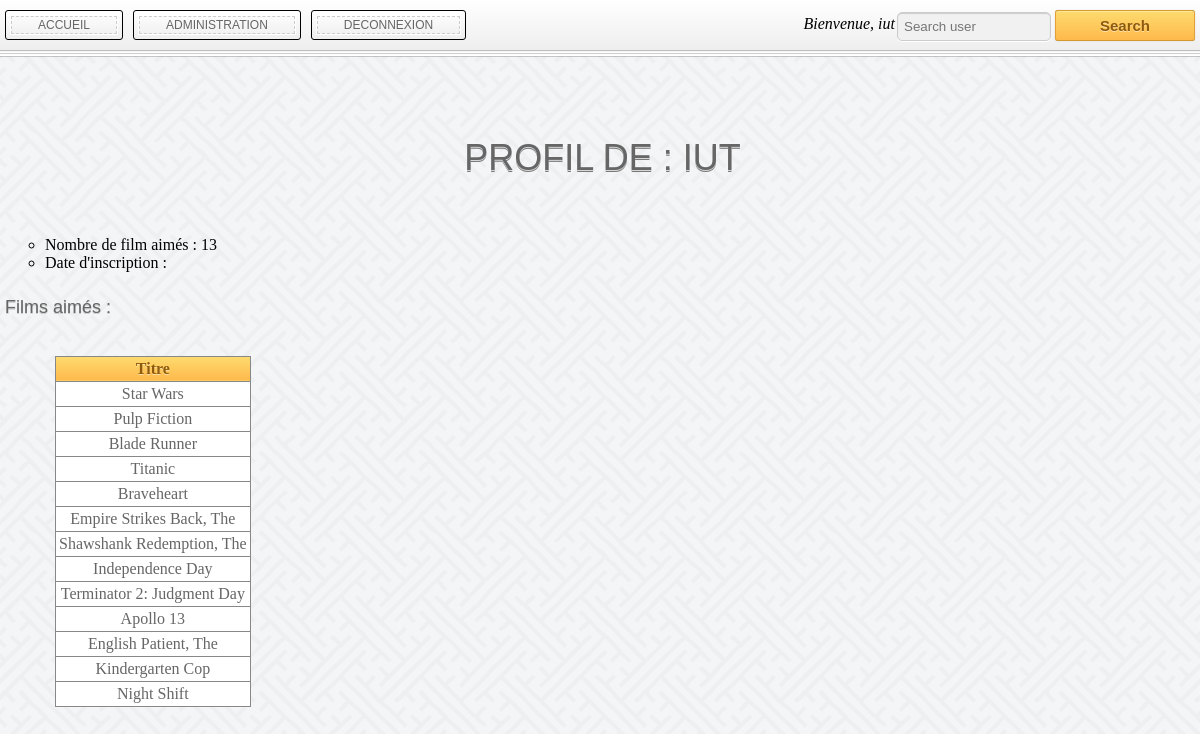
Page /index.php?userid=1 (signed in) on the committed database.
### tables this page shows
CREATE TABLE `utilisateur` (
  `UserID` int(11) NOT NULL,
  `Login` varchar(32) NOT NULL,
  `Pass` varchar(255) NOT NULL,
  `Nom` varchar(35) DEFAULT NULL,
  `Prenom` varchar(35) DEFAULT NULL,
  `Mail` varchar(35) DEFAULT NULL,
  `DateInscription` date DEFAULT NULL,
  `nbVotes` int(11) DEFAULT '0',
  `Code` varchar(255) DEFAULT NULL
);

CREATE TABLE `movie` (
  `MovieID` int(11) NOT NULL,
  `Titre` varchar(70) NOT NULL,
  `Année` int(4) NOT NULL,
  `Score` float NOT NULL,
  `Votes` int(11) NOT NULL
);

### Model/UserManager.php (called while the page is built, shortened)
<?php
  class  UserManager extends Model{
    public function getInfoUser($userid){
      $sql = 'SELECT Login, nbVotes, DateInscription from utilisateur where UserID = :p_userid';
      $req = $this->executerRequete($sql, array('p_userid'=> $userid));
      $results=$req->fetch(PDO::FETCH_ASSOC);
      return $results;
    }
    public function getVoteFilmUser($userid){
      $sql = 'SELECT m.Titre FROM Movie m join Vote v on m.MovieID=v.MovieID where v.UserID = :p_userid';
      $req = $this->executerRequete($sql, array('p_userid'=> $userid));
      $results=$req->fetchAll(PDO::FETCH_ASSOC);
      return $results;
    }
    public function getUserID($Login){
      $sql = 'Select UserID from utilisateur where Login = :p_login';
      $req = $this->executerRequete($sql, array('p_login' => $Login));
      $results= $req->fetch(PDO::FETCH_ASSOC);
      return $results['UserID'];
    }
  }
?>

### Model/Model.php (called while the page is built)
<?php
	abstract class Model{
		private static $bdd;
		protected function executerRequete($sql, $params = null) {
			if ($params == null) {
				$resultat = self::getBdd()->query($sql);
			}
			else {
				$resultat = self::getBdd()->prepare($sql);
				$resultat->execute($params);
			}
			return $resultat;
		}
		private static function getBdd() {
			if(self::$bdd == null){
				require './bin/Cinema.php';
				self::$bdd = new PDO('mysql:host='.$host .';dbname='.$nombase ,$user,$password);
				self::$bdd->exec('SET NAMES utf8');
				self::$bdd->setAttribute(PDO::ATTR_ERRMODE,PDO::ERRMODE_EXCEPTION);
			}
			return self::$bdd;
		}
	}
?>

### Views/profil.php (the view, shortened to what this page needs)
<?php
  echo '<h1>Profil de : '.$userinfo['Login'].'</h1>' ;
  echo "<ul><li>Nombre de film aimés : ".$userinfo['nbVotes']."</li>
  <li> Date d'inscription : ".$userinfo['DateInscription']."</li></ul>";
  if ($userinfo['nbVotes']!=0){
    echo '<h2>Films aimés :</h2>';
    echo '<table><tr><th>Titre</th>';
    foreach($voteuser as $ligne)
      echo '<tr><td>'.$ligne['Titre'].'</td>';
    echo '</table>';
  }
  require("Views/menu.php");
  require("Views/layout.php");
 ?>

### Web/CSS/styles.css (style rules this page uses)
table { border-collapse: collapse; margin-top: 30px; text-align: center; margin-left: 50px; }
th,td { border: 1px solid #888; padding: 3px; }
ul { list-style-type: circle; }
td { background-color: #fff; color: #666; }
html { background-image: url('sayagata-400px.png'); padding: 0; margin: 0; }
th { background-color: #ffb94b; background-image: -webkit-gradient(linear, left top, left bottom, from(#fddb6f), to(#ffb94b)); background-image: -webkit-linear-gradient(top, #fddb6f, #ffb94b); background-image: -moz-linear-gradient(top, #fddb6f, #ffb94b); background-image: -ms-linear-gradient(top, #fddb6f, #ffb94b); background-image: -o-linear-gradient(top, #fddb6f, #ffb94b); background-image: linear-gradient(top, #fddb6f, #ffb94b); text-shadow: 0 1px 0 rgba(255,255,255,0.5); color: #8f5a0a; }
body { margin: 0; padding: 0 0 30px 0; }
h1 { padding: 50px 0 30px 0; text-shadow: 0 1px 0 rgba(255, 255, 255, .7), 0px 2px 0 rgba(0, 0, 0, .5); text-transform: uppercase; text-align: center; color: #666; font: normal 36px/1 Verdana, Helvetica; }
h2 { padding: 10px 0 10px 0; text-shadow: 0 1px 0 rgba(255, 255, 255, .7), 0px 1px 0 rgba(0, 0, 0, .5); color: #666; font: normal 18px/1 Verdana, Helvetica; }

### rows in the picture
utilisateur: Login "IUT", nbVotes "13"
movie: Titre "Star Wars"
movie: Titre "Pulp Fiction"
movie: Titre "Blade Runner"
movie: Titre "Titanic"
movie: Titre "Braveheart"
movie: Titre "Empire Strikes Back, The"
movie: Titre "Shawshank Redemption, The"
movie: Titre "Independence Day"
movie: Titre "Terminator 2: Judgment Day"
movie: Titre "Apollo 13"
movie: Titre "English Patient, The"
movie: Titre "Kindergarten Cop"
movie: Titre "Night Shift"

### other values in the picture
$_SESSION['login'] "iut"
